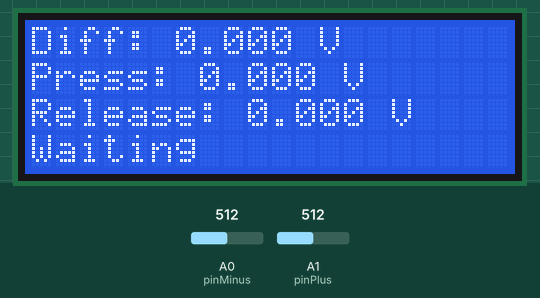
A sketch run on a simulated Arduino Zero (SAMD21). Parts: 20×4 character LCD. The test bench sets the inputs (shaded band); at power-on: A0 (pinMinus) = 512, A1 (pinPlus) = 512 (analog values on the 0–1023 scale). What the sketch prints to the serial monitor is not drawn.

Above: at 4.0 s.
4.1 s: A0 (pinMinus) set to 556
At 5.0 s:
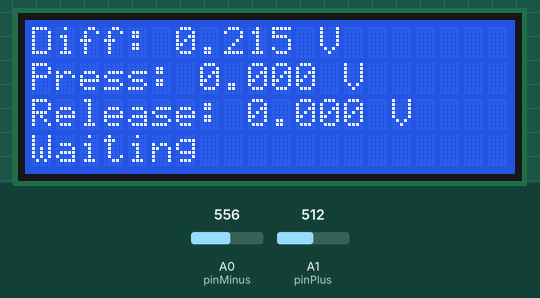
5.7 s: A0 (pinMinus) set to 580
At 6.3 s:
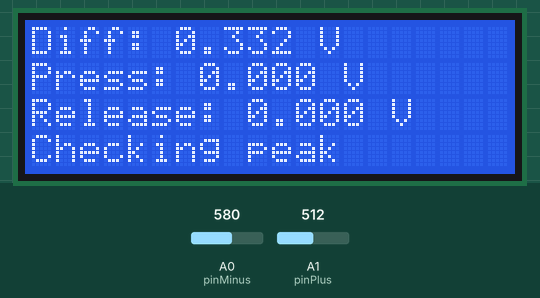
7.3 s: A1 (pinPlus) set to 541
At 8.6 s:
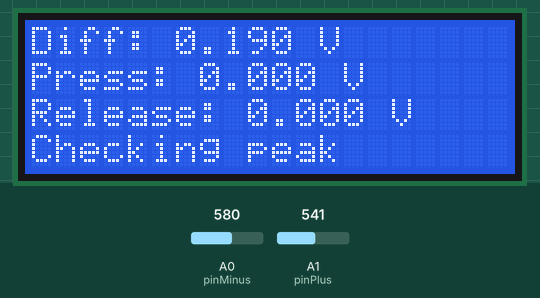
8.9 s: A1 (pinPlus) set to 572
At 10.1 s:
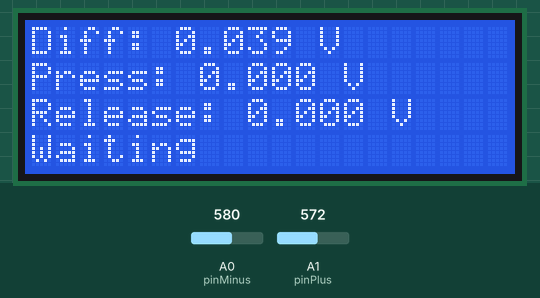
10.5 s: A0 (pinMinus) set to 618
At 11.4 s:
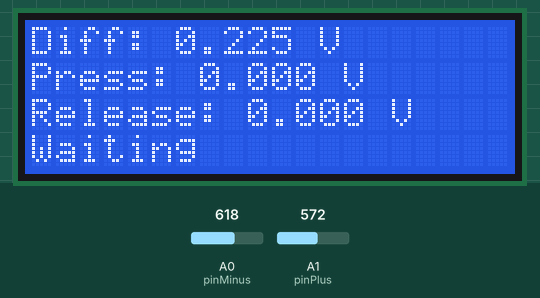
12.1 s: A0 (pinMinus) set to 648
At 12.7 s:
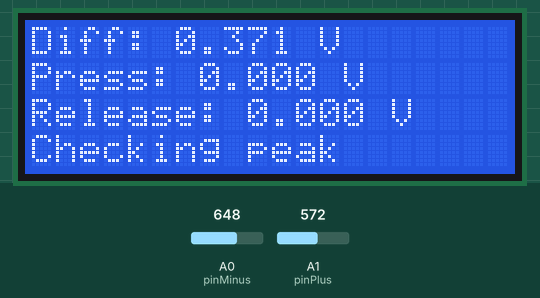
Timing chart, 0 to 14.7 s (numbered marks = the images above; inputs shaded):
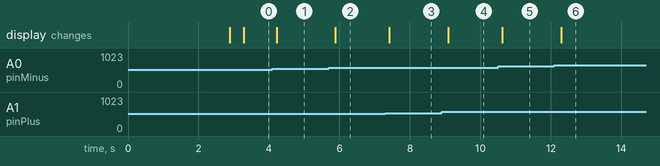

The sketch:

PiezoPressRelease.ino
```cpp
#include <Wire.h>
#include <LiquidCrystal_I2C.h>
#include <math.h>
#include <stdint.h>

LiquidCrystal_I2C lcd(0x27, 20, 4);
const int pinMinus = A0;
const int pinPlus = A1;
const float VREF = 5.0;
const float ALPHA = 0.02; // 保留原程序滤波系数
const unsigned long DISPLAY_TIME = 200; // 保留原程序刷新周期

// BEGIN PAIR LOGIC
// 原程序的通用捕峰器：不判断正负，只把连续两次事件分别保存。
struct PeakPair {
  enum State { WAITING, CAPTURING, HOLDING };
  State state = WAITING;
  float START_THRESHOLD = 0.30f;
  float END_THRESHOLD = 0.10f;
  static constexpr uint32_t END_TIME = 300;
  static constexpr uint32_t HOLD_TIME = 5000;
  // 初始调参值：有效按压峰须达到0.50 V；释放沿用原触发阈值。
  float MIN_PRESS_PEAK = 0.50f;
  // 从确认第一峰开始计时；正常长按必须短于此值，0表示关闭超时。
  static constexpr uint32_t PAIR_TIMEOUT = 10000;
  float maxDiff = 0, pressPeak = 0, releasePeak = 0;
  bool nextIsPress = true, capturingPress = true;
  bool peakAccepted = false, waitForQuiet = true;
  bool peakSeparated = false, belowThreshold = false;
  uint32_t belowThresholdStart = 0, holdStartTime = 0, pairStartTime = 0;
  uint32_t rejectedPeaks = 0, expiredPairs = 0;
  unsigned candidateSamples = 0;
  float candidatePeak = 0;
  uint32_t candidateLastAt = 0, quietSince = 0;
  bool quietTiming = false;

  constexpr void clearCandidate() { candidateSamples = 0; candidatePeak = 0; }

  constexpr void observeCandidate(float raw, uint32_t now) {
    // 不跨越 LCD 写屏等长采样间隙拼接确认；单点毛刺不触发。
    if (candidateSamples != 0 && uint32_t(now - candidateLastAt) > 5) clearCandidate();
    if (raw > START_THRESHOLD) {
      candidateLastAt = now;
      if (candidateSamples < 3) ++candidateSamples;
      if (raw > candidatePeak) candidatePeak = raw;
    } else clearCandidate();
  }

  constexpr void recordPeak(float raw, uint32_t now) {
    if (raw > maxDiff) maxDiff = raw;
    if (!peakAccepted) {
      if (capturingPress && maxDiff < MIN_PRESS_PEAK) return;
      peakAccepted = true;
      nextIsPress = !capturingPress; // 只有有效峰才推进配对顺序
      if (capturingPress) {
        releasePeak = 0;
        pairStartTime = now;
      }
    }
    if (capturingPress) pressPeak = maxDiff;
    else releasePeak = maxDiff;
  }

  constexpr void startPeak(float raw, uint32_t now) {
    capturingPress = nextIsPress;
    maxDiff = raw;
    peakAccepted = false;
    peakSeparated = belowThreshold = false;
    state = CAPTURING;
    recordPeak(raw, now);
    clearCandidate();
  }

  constexpr void process(float raw, float filtered, uint32_t now) {
    if (waitForQuiet) {
      if (filtered <= END_THRESHOLD && raw <= END_THRESHOLD) {
        if (!quietTiming) { quietTiming = true; quietSince = now; }
        if (uint32_t(now - quietSince) >= 300) {
          waitForQuiet = false;
          quietTiming = false;
        }
      } else quietTiming = false;
      return; // 超时后先等本次信号回落，不把残余信号立刻当成新峰
    }
    if (state != CAPTURING || peakSeparated) observeCandidate(raw, now);
    if (state != CAPTURING) {
      if (filtered > START_THRESHOLD && candidateSamples >= 3) startPeak(candidatePeak, now);
      else if (state == HOLDING && nextIsPress && uint32_t(now - holdStartTime) >= HOLD_TIME) {
        pressPeak = releasePeak = maxDiff = 0;
        state = WAITING;
      }
      return;
    }

    // 已回落过，再次超过原来的开始阈值就是新事件。
    // 必须先分开事件，再更新最大值，防止新峰覆盖上一行。
    if (peakSeparated && filtered > START_THRESHOLD && candidateSamples >= 3) {
      startPeak(candidatePeak, now);
      return;
    }
    if (!peakSeparated) {
      recordPeak(raw, now);
    }

    if (filtered <= END_THRESHOLD) {
      if (!peakAccepted) {
        ++rejectedPeaks;
        maxDiff = 0;
        // 无效第一峰不进入等释放，上一组已完成的结果仍可保留。
        state = pressPeak > 0 ? HOLDING : WAITING;
        peakSeparated = belowThreshold = false;
        return;
      }
      if (!peakSeparated) clearCandidate();
      peakSeparated = true;
      if (!belowThreshold) {
        belowThreshold = true;
        belowThresholdStart = now;
      }
      if (uint32_t(now - belowThresholdStart) >= END_TIME) {
        holdStartTime = now;
        state = HOLDING;
      }
    } else belowThreshold = false;
  }

  constexpr void update(float raw, float filtered, uint32_t now) {
    // 当本次采样恰好出现有效第二峰时优先完成配对。
    process(raw, filtered, now);
    if (PAIR_TIMEOUT != 0 && !nextIsPress && uint32_t(now - pairStartTime) >= PAIR_TIMEOUT) {
      ++expiredPairs;
      pressPeak = releasePeak = maxDiff = 0;
      nextIsPress = capturingPress = true;
      peakAccepted = peakSeparated = belowThreshold = false;
      waitForQuiet = true;
      quietTiming = false;
      clearCandidate();
      state = WAITING; // 超时只清除孤立峰，不生成释放结果
    }
  }
};
// END PAIR LOGIC

PeakPair peaks;
float zeroOffset = 0, diffValue = 0, filteredDiff = 0;
float noisePeak = 0, noiseSigma = 0, latestSigned = 0;
int latestMinus = 0, latestPlus = 0;
float previous1 = 0, previous2 = 0;
bool medianReady = false;
uint32_t lastSampleUs = 0, maxGapUs = 0;
unsigned long lastDisplayTime = 0;

float readMedianDifference() {
  latestMinus = analogRead(pinMinus);
  latestPlus = analogRead(pinPlus);
  latestSigned = (latestPlus - latestMinus) * VREF / 16383.0;
  // 对连续三个带符号差值取中值，再取绝对值，抑制孤立ADC毛刺。
  if (!medianReady) {
    previous1 = previous2 = latestSigned;
    medianReady = true;
  }
  float a = latestSigned, b = previous1, c = previous2, temp;
  if (a > b) { temp = a; a = b; b = temp; }
  if (b > c) { temp = b; b = c; c = temp; }
  if (a > b) { temp = a; a = b; b = temp; }
  previous2 = previous1;
  previous1 = latestSigned;
  return b;
}

void setup() {
  Serial.begin(115200);
  analogReadResolution(14);
  lcd.init();
  lcd.backlight();
  lcd.setCursor(0, 0);
  lcd.print("Calibrating...");
  // 先等待电路初步稳定，再测量约2秒；校准期间完全松开。
  delay(500);
  float mean = 0, sumSquares = 0, low = 100, high = -100;
  for (unsigned n = 1; n <= 1000; ++n) {
    const float value = readMedianDifference();
    const float delta = value - mean;
    mean += delta / n;
    sumSquares += delta * (value - mean);
    low = fminf(low, value); high = fmaxf(high, value);
    delay(2);
  }
  zeroOffset = mean;
  noiseSigma = sqrtf(sumSquares / 999);
  noisePeak = fmaxf(high - mean, mean - low);
  peaks.START_THRESHOLD = fmaxf(0.30f, fmaxf(6 * noiseSigma, 1.25f * noisePeak + 0.02f));
  peaks.END_THRESHOLD = fmaxf(0.10f, fmaxf(3 * noiseSigma, noisePeak + 0.01f));
  peaks.MIN_PRESS_PEAK = fmaxf(0.50f, 1.25f * peaks.START_THRESHOLD);
  filteredDiff = 0;
  medianReady = false;
  lcd.clear();
}

void loop() {
  const uint32_t sampleAt = micros();
  if (lastSampleUs != 0) {
    const uint32_t gap = sampleAt - lastSampleUs;
    if (gap > maxGapUs) maxGapUs = gap;
    if (gap > 5000) medianReady = false;
  }
  lastSampleUs = sampleAt;
  diffValue = fabs(readMedianDifference() - zeroOffset);
  filteredDiff = ALPHA * diffValue + (1.0 - ALPHA) * filteredDiff;
  const unsigned long now = millis();
  peaks.update(diffValue, filteredDiff, now);

  if (now - lastDisplayTime >= DISPLAY_TIME) {
    lastDisplayTime = now;
    lcd.setCursor(0, 0);
    lcd.print("Diff: "); lcd.print(diffValue, 3); lcd.print(" V       ");
    lcd.setCursor(0, 1);
    lcd.print("Press: "); lcd.print(peaks.pressPeak, 3); lcd.print(" V      ");
    lcd.setCursor(0, 2);
    lcd.print("Release: "); lcd.print(peaks.releasePeak, 3); lcd.print(" V    ");
    lcd.setCursor(0, 3);
    if (peaks.waitForQuiet) lcd.print("Wait signal quiet   ");
    else if (peaks.state == PeakPair::WAITING) lcd.print("Waiting             ");
    else if (peaks.state == PeakPair::CAPTURING && !peaks.peakAccepted) lcd.print("Checking peak       ");
    else if (peaks.state == PeakPair::CAPTURING && !peaks.peakSeparated) {
      if (peaks.capturingPress) lcd.print("Measuring Press     ");
      else lcd.print("Measuring Release   ");
    } else if (!peaks.nextIsPress) lcd.print("Wait next peak      ");
    else lcd.print("Result              ");

    Serial.print("Diff:"); Serial.print(diffValue, 3);
    Serial.print(",Filtered:"); Serial.print(filteredDiff, 3);
    Serial.print(",Press:"); Serial.print(peaks.pressPeak, 3);
    Serial.print(",Release:"); Serial.print(peaks.releasePeak, 3);
    Serial.print(",Separated:"); Serial.print(peaks.peakSeparated);
    Serial.print(",Rejected:"); Serial.print(peaks.rejectedPeaks);
    Serial.print(",Expired:"); Serial.print(peaks.expiredPairs);
    Serial.print(",Noise:"); Serial.print(noisePeak, 3);
    Serial.print(",Start:"); Serial.print(peaks.START_THRESHOLD, 3);
    Serial.print(",End:"); Serial.print(peaks.END_THRESHOLD, 3);
    Serial.print(",MinPress:"); Serial.print(peaks.MIN_PRESS_PEAK, 3);
    Serial.print(",A0:"); Serial.print(latestMinus);
    Serial.print(",A1:"); Serial.print(latestPlus);
    Serial.print(",Raw:"); Serial.print(latestSigned - zeroOffset, 3);
    Serial.print(",GapUs:"); Serial.print(maxGapUs);
    Serial.print(",Next:"); Serial.print(peaks.nextIsPress ? "PRESS" : "RELEASE");
    Serial.print(",State:");
    if (peaks.state == PeakPair::WAITING) Serial.println("WAITING");
    else if (peaks.state == PeakPair::CAPTURING) Serial.println("CAPTURING");
    else Serial.println("HOLDING");
  }
}
```

Measured:
- the behaviour switches between 573 and 574 on A0 (pinMinus) (found by bisection; images 1 and 2)
- the behaviour switches between 559 and 560 on A1 (pinPlus) (found by bisection; images 3 and 4)
- the behaviour switches between 633 and 634 on A0 (pinMinus) (found by bisection; images 5 and 6)
- after the input at 4.1 s, the display: changes after 0.12 s (image 1)
- after the input at 5.7 s, the display: changes after 0.18 s (image 2)
- after the input at 7.3 s, the display: changes after 0.12 s (image 3)
- after the input at 8.9 s, the display: changes after 0.19 s (image 4)
- after the input at 10.5 s, the display: changes after 0.13 s (image 5)
- after the input at 12.1 s, the display: changes after 0.19 s (image 6)
